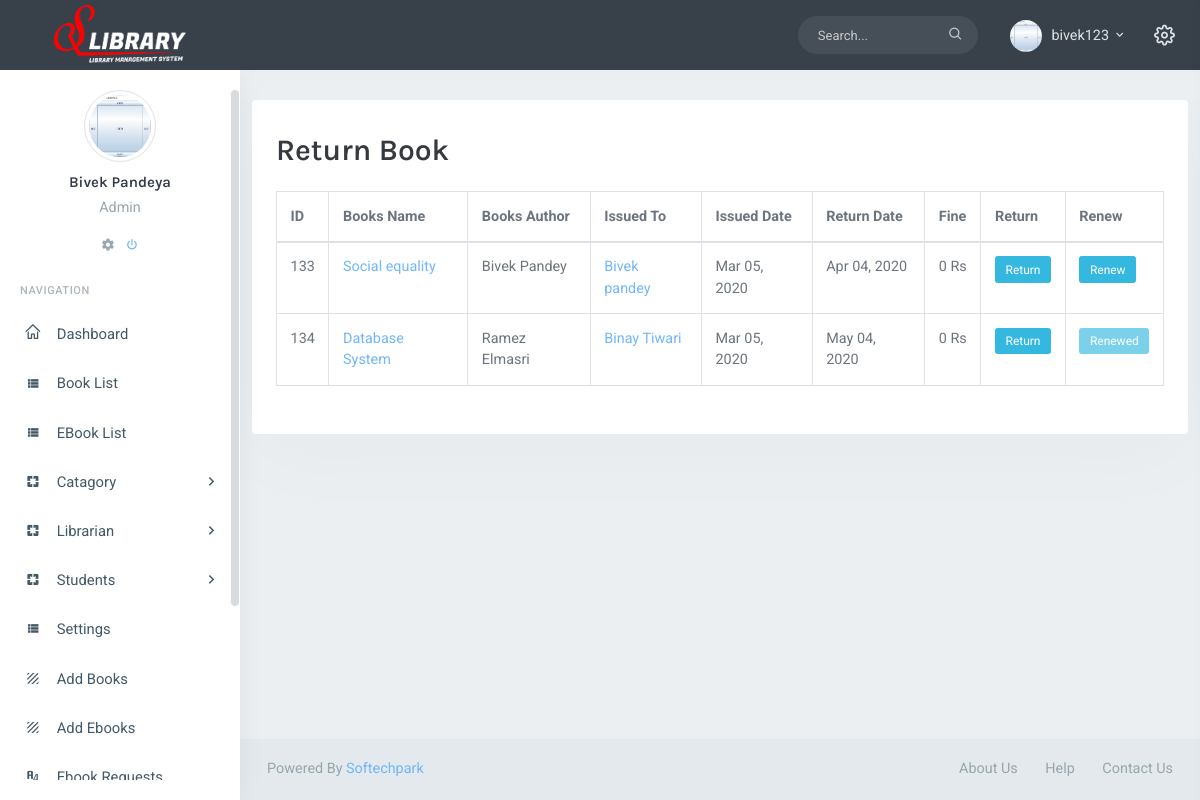
Before: /issuedbooks (signed in) with the older database file.
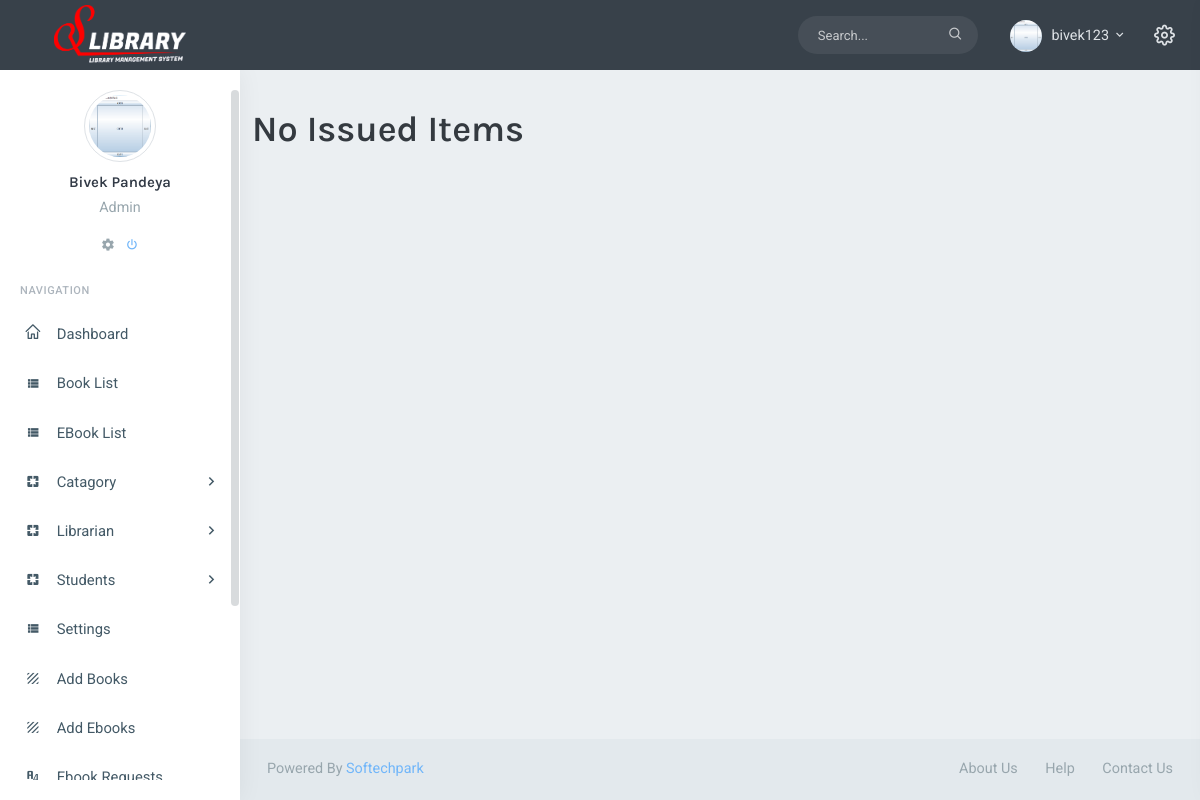
After: the same page with the newer database file.
### operations/models.py (models this page shows, shortened)
class IssueBooks(models.Model):
	student=models.ForeignKey(settings.AUTH_USER_MODEL,
		on_delete=models.CASCADE)
	book=models.ForeignKey(AddBooks, on_delete=models.CASCADE)
	issued_date=models.DateTimeField(auto_now_add=True)
	return_date=models.DateTimeField()
	fine=models.IntegerField(default=0)
	returned=models.BooleanField(default=False)
	returned_date=models.DateTimeField(blank=True, null=True)
	returned_by=models.ForeignKey(settings.AUTH_USER_MODEL,
		on_delete=models.CASCADE,
		related_name='return_by_User', null=True, blank=True)
	issued_by=models.ForeignKey(settings.AUTH_USER_MODEL,
		on_delete=models.CASCADE,
		related_name='User', null=True)
	renewed=models.BooleanField(default=False)
	renewed_date=models.DateTimeField(blank=True, null=True)
	renewed_by=models.ForeignKey(settings.AUTH_USER_MODEL,
		on_delete=models.CASCADE, null=True, related_name='renewser', blank=True)
	def __init__(self, *args ,**kwargs):
		super(IssueBooks ,self).__init__(*args, **kwargs)
		current_time=datetime.datetime.utcnow().replace(tzinfo=pytz.UTC)
		sets=AdminSettings.objects.first()
		if sets:
			fine=sets.fine_amount
		else:
			fine=200
		if self.return_date and not self.returned_date:
		    if self.return_date < current_time:
		    	diff= current_time - self.return_date
		    	int_diff=int(diff.days)
		    	ratio=int_diff//30
		    	self.fine=(ratio+1)*fine

class AddBooks(models.Model):
	books_name=models.CharField(max_length=100)
	books_image=models.ImageField(upload_to='image', default='image/bookim.png')
	books_author_name=models.CharField(max_length=100)
	books_publication_name=models.CharField(max_length=100)
	books_purchase_date=models.DateTimeField(auto_now_add=True)
	books_price=models.PositiveIntegerField()
	books_quantity=models.PositiveIntegerField()
	available_quantity=models.PositiveIntegerField()
	barcode=models.ImageField(blank=True, null=True,upload_to='book_barcode')
	catagory = models.ForeignKey(Catagory, on_delete=models.CASCADE, null=True)
	added_by=models.ForeignKey(settings.AUTH_USER_MODEL, on_delete=models.CASCADE)

### account/models.py (models this page shows)
class User(AbstractUser):
	CHOICES = (
        ('Librarian', 'Librarian'),
        ('Student', 'Student'),
        ('Admin', 'Admin'),
    )
	Role=models.CharField(max_length=20,
		choices=CHOICES,
		default='Student')
	profile_pic=models.ImageField(upload_to='profile-pic',
		default='profile-pic/user.jpg')
	barcode=models.ImageField(blank=True, null=True)
	contact=models.CharField(max_length=100)
	is_active=models.BooleanField(default=False)

### operations/decorators.py (the view)
		def wrap(request, *args, **kwargs):
			if request.user.Role in allowed_roles:
				return func(request, *args, **kwargs)
			else:
				raise PermissionDenied

### operations/context_processors.py (called while the page is built)
def my_context_processor(request):
    if request.user.is_authenticated:
        count=Message.objects.filter(posted_to=request.user, read=False).count()
        msgs=Message.objects.filter(posted_to=request.user).order_by('Posted_on')[::-1]
        sent_msgs=Message.objects.filter(
            posted_by=request.user).order_by('Posted_on')[::-1]
        return {
            'count': count,
            'msgs':msgs,
            'sent_msgs':sent_msgs
        }
    return {}

def get_all_catagory(request):
    catagories=Catagory.objects.all().order_by('catagory')
    return {'catagories':catagories}

def issue_requests(request):
    issue_requests=EbookRequest.objects.all().count()
    return {'issue_requests':issue_requests}

### operations/views.py (called while the page is built)
@login_required
@role_required(allowed_roles=['Librarian', 'Admin'])
def IssuedBook(request):
    issueditems=IssueBooks.objects.filter(returned=False)
    return render(request,
        'operations/issued_list.html',
        {'issueditems':issueditems}
        )

### operations/templates/operations/issued_list.html (shortened to what this page needs)
{%extends 'operations/index.html'%}
{% load static %}
{% block content %}
{% if issueditems %}
<div class="row">
  <div class="col-12">
    <div class="card-box table-responsive">
      <h4 class="mt-0 header-title"><h2>Return Book</h2></h4>
      <table id="selection-table1" class="table table-bordered dt-responsive nowrap">
        <thead>
          <tr>
            <th>ID</th>
            <th>Books Name</th>
            <th>Books Author</th>
            <th>Issued To</th>
            <th>Issued Date</th>
            <th>Return Date</th>
            <th>Fine</th>
            <th>Return</th>
            <th>Renew</th>
          </tr>
        </thead>
        <tbody>
          {% for item in issueditems%}
          <tr>
            <td>{{item.id}}</td>
            <td> <a href="{% url 'detail-book' item.book.id %}">{{item.book.books_name}}</a></td>
            <td>{{item.book.books_author_name}}</td>
            <td>
              <a href="{% url 'std-detail' item.student.id %}">
                {{item.student.first_name}} {{item.student.last_name}}
              </a>
            </td>
            <td>{{item.issued_date|date:"M d, Y"}}</td>
            <td>{{item.return_date|date:"M d, Y"}}</td>
            <td>{{item.fine}} Rs</td>
            <td>
              <form method="POST" action="{%url 'returnbooks' item.id %}">
                <button value="{{item.id}}" id="{{item.id}}" type="button" class="btn btn-info btn-xs" onclick="alert(this.id)">Return</button>
              </form>
            </td>
            <td>
            {% if item.renewed == False %}
              <form method="POST" action="{%url 'renew-books' item.id %}">
                <button value="{{item.id}}" id="{{item.id}}" type="button" class="btn btn-info btn-xs" onclick="renewalert(this.id)">Renew</button>
              </form>
            {% else %}
                <button  type="button" class="btn btn-info btn-xs" disabled="">Renewed</button>
            {% endif %}
            </td>
          </tr>
          {% endfor%}
        </tbody>
      </table>
    </div>
  </div>
  {% else %}
  <h1>No Issued Items</h1>
  {% endif %}
  {% endblock %}
  {% block css%}
  <link rel="stylesheet" type="text/css" href="https://cdn.datatables.net/select/1.3.1/css/select.dataTables.min.css">
  {% endblock css%}

Changed rows visible on the page:
no longer on this page (row edited): IssueBooks: id "133", book.books_name "Social equality", book.books_author_name "Bivek Pandey", student.first_name "Bivek", student.last_name "pandey", issued_date "Mar 05, 2020", return_date "Apr 04, 2020", fine "0"
no longer on this page (row edited): IssueBooks: id "134", book.books_name "Database System", book.books_author_name "Ramez Elmasri", student.first_name "Binay", student.last_name "Tiwari", issued_date "Mar 05, 2020", return_date "May 04, 2020", fine "0", renewed "Renewed"
Other visible differences:
text no longer shown: "Return Book ID Books Name Books Author Issued To Issued Date Return Date Fine Return Renew"
text now shown: "No Issued Items"
